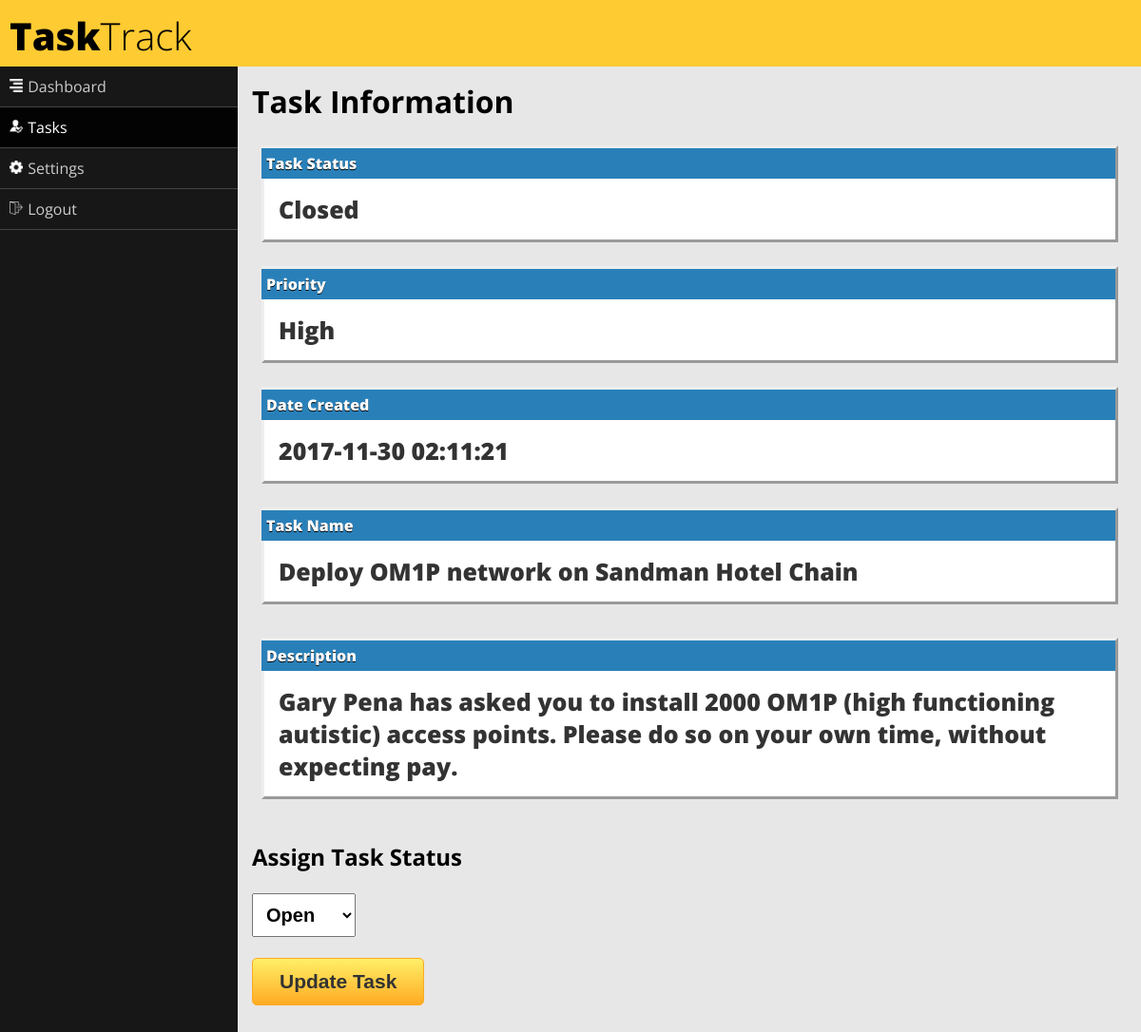
The page /pages/viewtask.php?tID=1 (signed in) on the database its author committed.
### tables this page shows
CREATE TABLE `TASKS` (
  `task_id` int(11) NOT NULL,
  `actor` varchar(10) NOT NULL,
  `task_name` varchar(100) NOT NULL,
  `description` varchar(500) NOT NULL,
  `status` varchar(10) NOT NULL,
  `date_created` datetime NOT NULL DEFAULT CURRENT_TIMESTAMP,
  `date_closed` datetime DEFAULT NULL,
  `priority` varchar(10) NOT NULL,
  `user_email` varchar(50) NOT NULL
);

### html/pages/viewtask.php (the view, shortened to what this page needs)
<!DOCTYPE html>
<html>
<head>
<link rel="stylesheet" type="text/css" href="admin.css">
</head>
<body>
<div id="header">
  <div class="logo">
    <a href="#">Task<span>Track</span></a>
  </div>
</div>
<div id="container">
  <div class="sidebar">
    <ul id="nav">
      <li><a href="../main.php"><img src="../img/menu.png" style="width:1.2em;padding-right:5px;">Dashboard</a></li>
      <li><a class="selected" href="tasks.php"><img src="../img/verification.png" style="width:1.2em;padding-right: 5px;">Tasks</a></li>
      <li><a href="settings.php"><img src="../img/settings.png" style="width:1.2em;padding-right: 5px;">Settings</a></li>
      <li><a href="/scripts/logout.php"><img src="../img/exit.png" style="width:1.2em;padding-right: 5px;">Logout</a></li>
    </ul>
  </div>
   <div class="content">
    <h1>Task Information</h1>
     <div id="db" style="width:99%;padding-top:10px;padding-left:10px;">
     <div class="db-top" style="text-align:left;">Task Status</div>
     <div class="db-panel" style="text-align:left;"><?php getTask(Status); ?></div>
    </div>
     <div id="db" style="width:99%;padding-top:10px;padding-left:10px;">
     <div class="db-top" style="text-align:left;">Priority</div>
     <div class="db-panel" style="text-align:left;"><?php getTask(Priority); ?></div>
    </div>
     <div id="db" style="width:99%;padding-top:10px;padding-left:10px;">
     <div class="db-top" style="text-align:left;">Date Created</div>
     <div class="db-panel" style="text-align:left;"><?php getTask(date_created); ?></div>
    </div>
    <div id="db" style="width:99%;padding-top:10px;padding-left:10px;">
     <div class="db-top" style="text-align:left;">Task Name</div>
     <div class="db-panel" style="text-align:left;"> <?php getTask(task_name); ?> </div>
    </div>
    <div id="db" style="width:99%;padding-top:20px;padding-left:10px;">
     <div class="db-top" style="text-align:left;">Description</div>
     <div class="db-panel" style="text-align:left;"> <?php getTask(description); ?></div>
    </div>
     <form action="../scripts/userUpdateTask.php" method="post">
     <br><br>
       <h2>Assign Task Status</h2>
       <br>
      <select name="taskpriority" style="padding:10px 10px 10px 10px;font-weight:bold;font-size:20px;">
        <option value="Open">Open</option>
      </select>
      <br><br>
      <input type="submit" value="Update Task" class="myButton">
      </form>
    </div>
</div>
</body>
</html>
<?php
function getTask($X){
$servername = "localhost";
$username = "root";
$password = "6SZP)}+33Ez&^Uqt";
$mysqli = mysqli_connect($servername, $username, $password, "COSCPROJECT");
if (mysqli_connect_errno()) {
  printf ("Connect failed: %s\n", mysqli_connect_error());
  exit();
} else {
   $taskID = $_GET['tID'];
   $sql = "SELECT $X FROM TASKS WHERE task_id='$taskID'";
   $result = mysqli_query($mysqli, $sql);
   if(mysqli_num_rows($result) > 0){
     while($row = mysqli_fetch_assoc($result)){
       echo $row["$X"];
       break;
    }
    }
    }
    }
?>

### html/pages/admin.css (style rules this page uses)
* { margin: 0; padding: 0; box-sizing: border-box; }
html, body { height: 100%; }
body { font-family: 'Open Sans'; background-color:#E8E7E7; }
a { text-decoration: none; }
h1 { background-color: #E8E7E7; }
div#header { width: 100%; height: 70px; background-color: #FFCB32; margin: 0 auto; }
.logo { float: left; margin-top: 10px; margin-left: 10px; }
.logo a { font-size: 2.5em; color: black; font-weight: 900; }
.logo a span { font-weight: 300; }
div#container { width: 100%; height:100%; margin: 0 auto; }
.sidebar { width: 250px; background:#171717; float: left; margin-bottom: -5000px; padding-bottom: 5000px; overflow: hidden; }
ul#nav li { list-style: none; }
ul#nav li a { color: #ccc; display: block; padding: 10px; font-size: 1em; border-bottom: 1px solid #444; -webkit-transition: all 0.2s ease; -moz-transition: all 0.2s ease; -ms-transition: all 0.2s ease; -o-transition: all 0.2s ease; transition: all 0.2s ease; }
ul#nav li a.selected { background: #030303; color:#fff; }
.content { width: auto; height: 100%; background: #E8E7E7; margin-left: 250px; padding: 15px; }
div#db { margin-top: 15px; }
div#db .db-top { color: #fff; text-shadow: 0 1px #000; background: #2980b9; padding: 5px; font-weight: 900; text-align:center; border-style:outset; border-width:3px 3px 0 0; }
div#db .db-panel { padding: 15px; background: #fff; color: #333; font-size:25px; text-align:center; font-weight:900; border-style:outset; border-width:0 3px 3px 3px; }
@media only screen and (min-width: 480px) { .sidebar { min-height: 900px; display: block; } }
@media only screen and (min-width: 480px) { .myButton { background:-webkit-gradient(linear, left top, left bottom, color-stop(0.05, #ffec64), color-stop(1, #ffab23)); background:-moz-linear-gradient(top, #ffec64 5%, #ffab23 100%); background:-webkit-linear-gradient(top, #ffec64 5%, #ffab23 100%); background:-o-linear-gradient(top, #ffec64 5%, #ffab23 100%); background:-ms-linear-gradient(top, #ffec64 5%, #ffab23 100%); background:linear-gradient(to bottom, #ffec64 5%, #ffab23 100%); filter:progid:DXImageTransform.Microsoft.gradient(startColorstr='#ffec64', endColorstr='#ffab23',GradientType=0); background-color:#ffec64; -moz-border-radius:5px; -webkit-border-radius:5px; border-radius:5px; border:1px solid #ffaa22; display:inline-block; cursor:pointer; color:#333333; font-family:Arial; font-size:21px; font-weight:bold; padding:12px 28px; text-decoration:none; } }

### rows shown on the page
tasks: status "Closed", priority "High", date_created "2017-11-30 02:11:21", task_name "Deploy OM1P network on Sandman Hotel Chain", description "Gary Pena has asked you to install 2000 OM1P (high functioning autistic) access points. Please do so on your own time, without expecting pay."
